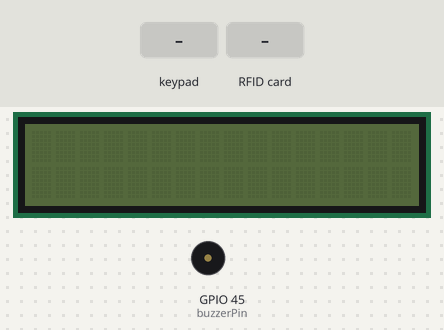
Bench run of a program on a simulated ESP32-S3. Parts: 16×2 character LCD, buzzer (waves = sounding, pin HIGH). The test bench sets the inputs (shaded band). WiFi joins after 1.5 s; servers stay silent unless stated; uploads are accepted with an empty reply; what the program prints to the serial monitor is not drawn.

Above: at 2.4 s.
2.5 s: key 'D' pressed
At 3.7 s:
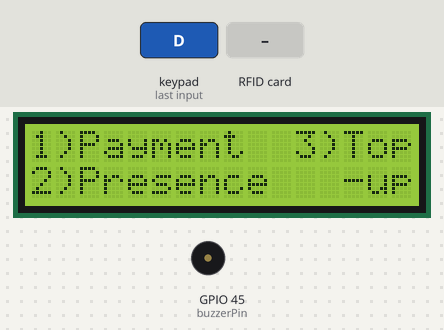
4.0 s: keypad keys 4 0 3 9 3 8 3 7 D pressed 0.4 s apart
At 5.7 s:
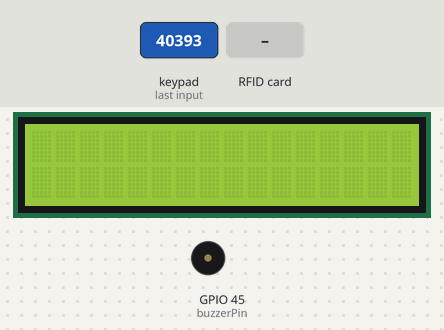
9.1 s: RFID card 5E 7A 19 C4 held to the reader
At 11.0 s:
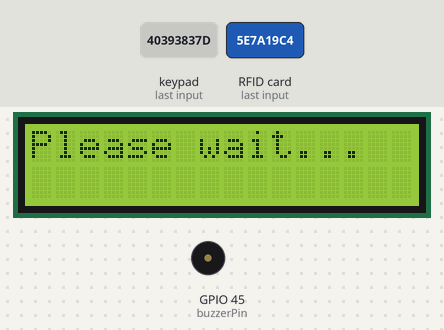
Timing chart, 0 to 12.5 s (numbered marks = the images above; inputs shaded):
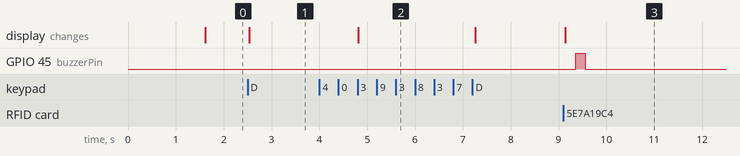

The program:

main.cpp
```cpp
#include "source.h"

DeviceFunctionMain mainFunction("MAIN_FUNCTION", 0);
DeviceFunctionRfid rfidFunction("RFID", 1);
DeviceFunctionLCD lcdFunction("LCD", 2, 1);
DeviceFunctionKeypad keypadFunction("KEYPAD", 3);
DeviceFunctionNtp ntpFunction("NTP", 4);

int resumeDelay = 4500;
int buzzerDelay = 200;
void idle();
void mainMenu();
void paymentMenu();
void presenceMenu();
void topupMenu();

void setup() {
    mainFunction.initEssential(true);
    mainFunction.initWifi(true);
    rfidFunction.initDevice();
    lcd1.init();
    lcd1.backlight();
    pinMode(buzzerPin, OUTPUT);

    idle();
}

void loop() {
    Serial.print("ERROR");
    delay(50);
}

//board code
void idle() {
    lcd1.noBacklight();

    bool loop = true;
    while (loop == true) {
        char keyDetect = keypadFunction.getButtonChar(false);
        if (keyDetect) {
            if(keyDetect == 'D') {
                loop = false;
            }
        }
    }
    mainMenu();
}

void mainMenu() {
    lcd1.backlight();

    lcd1.clear();
    lcd1.setCursor(0, 0);
    lcd1.print("1)Payment");

    lcd1.setCursor(11, 0);
    lcd1.print("3)Top");
    lcd1.setCursor(13, 1);
    lcd1.print("-up");

    lcd1.setCursor(0, 1);
    lcd1.print("2)Presence");

    bool loop = true;
    while (loop == true) {
        char keyDetect = keypadFunction.getButtonChar(false);
        if (keyDetect) {
            if(keyDetect == '1') {
                loop = false;
                paymentMenu();
            }
            if(keyDetect == '2') {
                loop = false;
                presenceMenu();
            }
            if(keyDetect == '3') {
                loop = false;
                topupMenu();
            }
        }
    }
}

void paymentMenu() {
    lcd1.clear();

    String price = keypadFunction.getButtonString(lcd1, true);

    lcd1.setCursor(0, 0);
    lcd1.print("Total:");
    lcd1.print(price);
    lcd1.setCursor(0, 1);
    lcd1.print("Scan your card");

    String uid = rfidFunction.getCardUid("HEX", true);

    //Wait
    lcd1.clear();
    lcd1.setCursor(0, 0);
    lcd1.print("Please wait...");

    rfidFunction.cardPayment(uid, price.toInt(), lcd1);

    //Buzzer
    digitalWrite(buzzerPin, 1);
    delay(buzzerDelay);
    digitalWrite(buzzerPin, 0);

    delay(resumeDelay);
    idle();
}

void presenceMenu() {
    lcd1.clear();

    lcd1.setCursor(0, 0);
    lcd1.print("Scan your card");

    String uid = rfidFunction.getCardUid("HEX", true);

    //Wait
    lcd1.clear();
    lcd1.setCursor(0, 0);
    lcd1.print("Please wait...");

    rfidFunction.cardPresence(uid, lcd1);

    //Buzzer
    digitalWrite(buzzerPin, 1);
    delay(buzzerDelay);
    digitalWrite(buzzerPin, 0);

    delay(resumeDelay);
    idle();
}

void topupMenu() {
    lcd1.clear();

    String value = keypadFunction.getButtonString(lcd1, true);

    lcd1.setCursor(0, 0);
    lcd1.print("Total:");
    lcd1.print(value);
    lcd1.setCursor(0, 1);
    lcd1.print("Scan your card");

    String uid = rfidFunction.getCardUid("HEX", true);

    //Wait
    lcd1.clear();
    lcd1.setCursor(0, 0);
    lcd1.print("Please wait...");

    rfidFunction.cardTopup(uid, value.toInt(), lcd1);

    //Buzzer
    digitalWrite(buzzerPin, 1);
    delay(buzzerDelay);
    digitalWrite(buzzerPin, 0);

    delay(resumeDelay);
    idle();
}
```

include.h
```cpp
#ifndef INCLUDE
#define INCLUDE

//Built-in libraries
#include <Arduino.h>
#include <SPI.h>
#include <Wire.h>
#include <inttypes.h>
#include <WiFi.h>
#include <HTTPClient.h>
#include <Time.h>
#include <WiFiUdp.h>

//Libraries from ./lib
#include <ArduinoJson.h>
#include <MFRC522.h>
#include <LiquidCrystal_I2C.h>
#include <Keypad.h>
#include <NTPClient.h>

#endif
```

net-prerequisite.h
```cpp
#ifndef NETWORK
#define NETWORK

const char* SSID = "IOT-KeozID";
const char* PASSWORD = "keozdev-iot";

String apiServerName = "https://backend.wrsos.us.kg"; // e.g http://

const char* ntpServerName = "id.pool.ntp.org";
long ntpOffset = 0 * 3600; // offset(in hours) * 1 hours(in seconds)
unsigned long ntpInterval = 60000; // in millis

#endif
```

Source omitted: source.h (15610 bytes)

Measured:
- after the input at 2.5 s, the display: changes at once (image 1)
- after the input at 4.0 s, the display: changes after 0.81 s (image 2)
- after the input at 9.1 s, GPIO 45 (buzzerPin): LOW → HIGH after 0.26 s, → LOW 0.20 s later; the display: changes at once (image 3)
